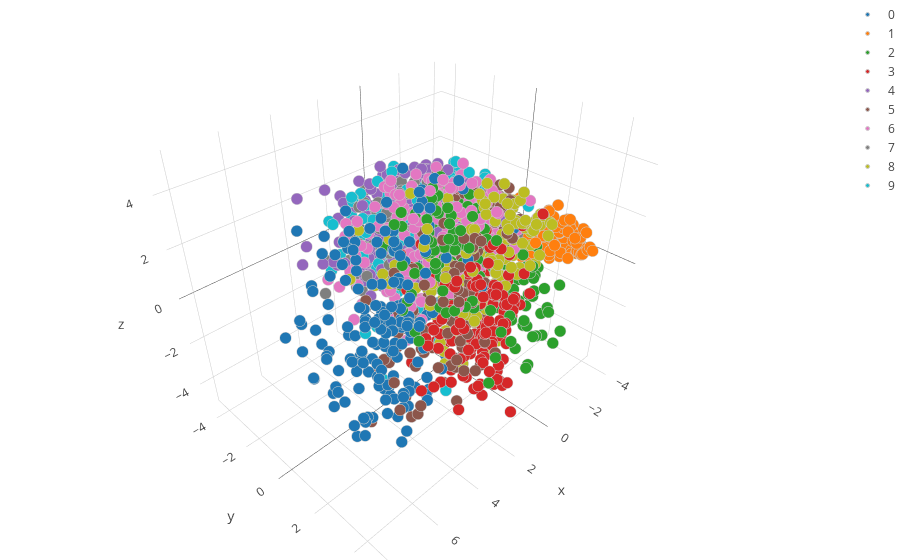

The notebook cell this image was saved under:
### Code cell
plot_3d_mnist_plotly_scatter(X_3d_pca_embedded, y_small)

### Figure 1 — Plotly figure (JSON) as saved in the notebook; plotly's stock layout.template omitted (floating-point values rounded to 4 significant figures; data arrays with more than 128 entries replaced by an {"elided": "..."} marker saying what was removed)
{"data": [{"marker": {"color": 0, "colorscale": "Jet", "line": {"color": "rgb(204, 204, 204)", "width": 1}, "size": 4, "symbol": "circle"}, "mode": "markers", "name": "0", "type": "scatter3d", "uid": "8bb454df-b3ed-492d-8089-a942982b3ff5", "x": {"elided": "191 float values"}, "y": {"elided": "191 float values"}, "z": {"elided": "191 float values"}}, {"marker": {"color": 1, "colorscale": "Jet", "line": {"color": "rgb(204, 204, 204)", "width": 1}, "size": 4, "symbol": "circle"}, "mode": "markers", "name": "1", "type": "scatter3d", "uid": "aedc48c0-0fb6-4f5e-a047-296b69f4922d", "x": {"elided": "220 float values"}, "y": {"elided": "220 float values"}, "z": {"elided": "220 float values"}}, {"marker": {"color": 2, "colorscale": "Jet", "line": {"color": "rgb(204, 204, 204)", "width": 1}, "size": 4, "symbol": "circle"}, "mode": "markers", "name": "2", "type": "scatter3d", "uid": "5402850f-4764-4562-94c4-f789d024f38c", "x": {"elided": "198 float values"}, "y": {"elided": "198 float values"}, "z": {"elided": "198 float values"}}, {"marker": {"color": 3, "colorscale": "Jet", "line": {"color": "rgb(204, 204, 204)", "width": 1}, "size": 4, "symbol": "circle"}, "mode": "markers", "name": "3", "type": "scatter3d", "uid": "9d47acf3-e5da-4724-819e-4da1c85660dc", "x": {"elided": "191 float values"}, "y": {"elided": "191 float values"}, "z": {"elided": "191 float values"}}, {"marker": {"color": 4, "colorscale": "Jet", "line": {"color": "rgb(204, 204, 204)", "width": 1}, "size": 4, "symbol": "circle"}, "mode": "markers", "name": "4", "type": "scatter3d", "uid": "bfe0b4eb-45b3-4282-98d9-df72e10f1316", "x": {"elided": "214 float values"}, "y": {"elided": "214 float values"}, "z": {"elided": "214 float values"}}, {"marker": {"color": 5, "colorscale": "Jet", "line": {"color": "rgb(204, 204, 204)", "width": 1}, "size": 4, "symbol": "circle"}, "mode": "markers", "name": "5", "type": "scatter3d", "uid": "2c619596-63d1-47e0-9997-a67adaf71371", "x": {"elided": "180 float values"}, "y": {"elided": "180 float values"}, "z": {"elided": "180 float values"}}, {"marker": {"color": 6, "colorscale": "Jet", "line": {"color": "rgb(204, 204, 204)", "width": 1}, "size": 4, "symbol": "circle"}, "mode": "markers", "name": "6", "type": "scatter3d", "uid": "7378de05-f6df-4468-a019-49b33e5cd2c3", "x": {"elided": "200 float values"}, "y": {"elided": "200 float values"}, "z": {"elided": "200 float values"}}, {"marker": {"color": 7, "colorscale": "Jet", "line": {"color": "rgb(204, 204, 204)", "width": 1}, "size": 4, "symbol": "circle"}, "mode": "markers", "name": "7", "type": "scatter3d", "uid": "977e5a7c-635d-469f-a753-67b3bd19b89f", "x": {"elided": "224 float values"}, "y": {"elided": "224 float values"}, "z": {"elided": "224 float values"}}, {"marker": {"color": 8, "colorscale": "Jet", "line": {"color": "rgb(204, 204, 204)", "width": 1}, "size": 4, "symbol": "circle"}, "mode": "markers", "name": "8", "type": "scatter3d", "uid": "fec179d1-b072-4e14-b389-cd7fc1dac641", "x": {"elided": "172 float values"}, "y": {"elided": "172 float values"}, "z": {"elided": "172 float values"}}, {"marker": {"color": 9, "colorscale": "Jet", "line": {"color": "rgb(204, 204, 204)", "width": 1}, "size": 4, "symbol": "circle"}, "mode": "markers", "name": "9", "type": "scatter3d", "uid": "56a33ad8-029a-41c2-8833-44759b335807", "x": {"elided": "210 float values"}, "y": {"elided": "210 float values"}, "z": {"elided": "210 float values"}}], "layout": {"margin": {"b": 0, "l": 0, "r": 0, "t": 0}}}
